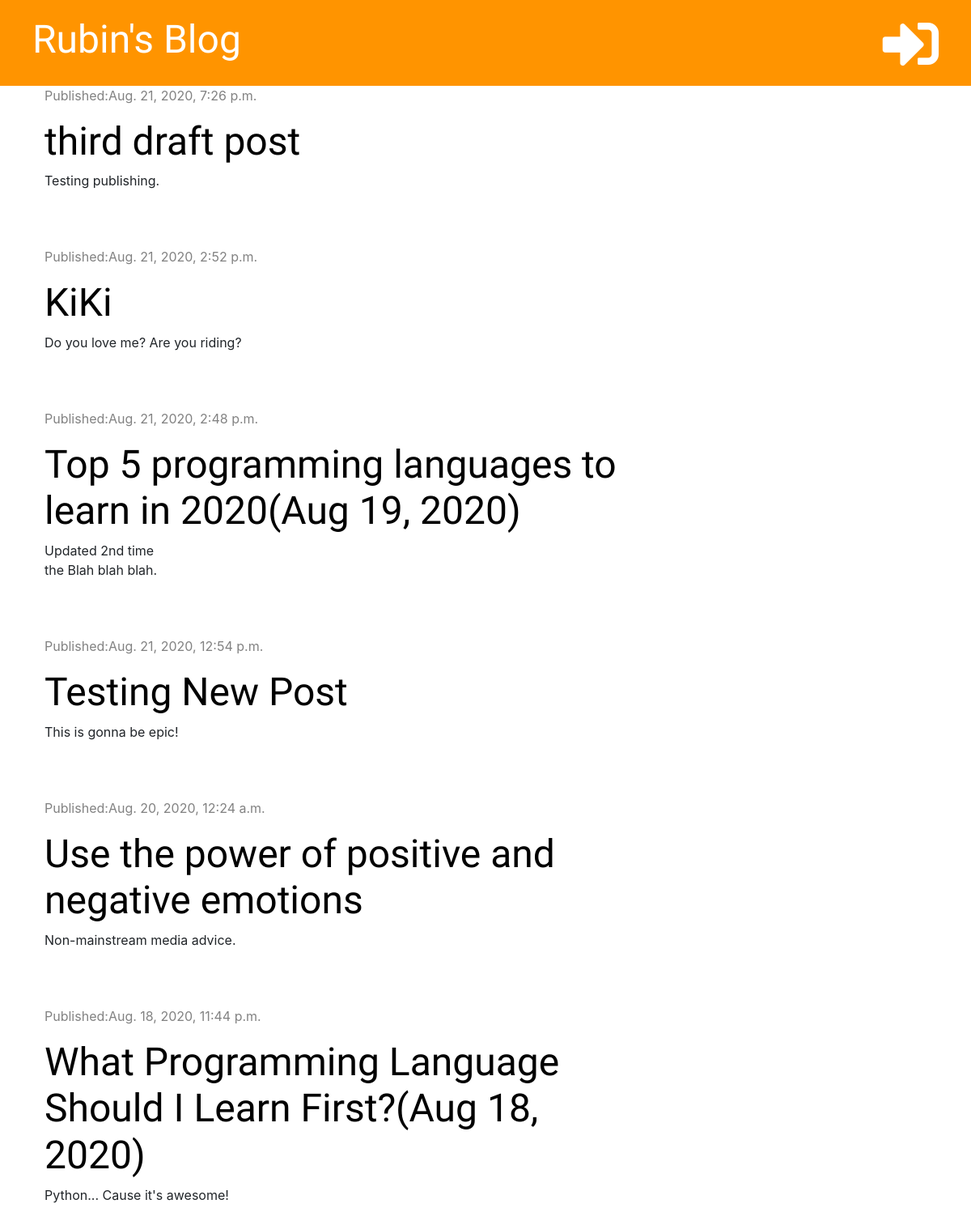
The page / on the database its author committed.
### blog/models.py (models this page shows, shortened)
class Post(models.Model):
    author = models.ForeignKey('auth.User', on_delete=models.CASCADE)
    title = models.CharField(max_length=200)
    text = models.TextField()
    created_date = models.DateTimeField(default=timezone.now)
    published_date = models.DateTimeField(blank=True, null=True)

### blog/views.py (the view)
# urls.py: path('', views.post_list, name='post_list'),
def post_list(request):
    posts = Post.objects.filter(published_date__lte=timezone.now()).order_by('-published_date')
    stuff_for_frontend = {'posts': posts}
    return render(request, 'blog/post_list.html', stuff_for_frontend)

### blog/templates/blog/post_list.html (shortened to what this page needs)
{% extends 'blog/base.html' %}
{% block content %}
    {% for post in posts %}
        <div class="post">
            <div class="date">
                <p>Published:{{ post.published_date }}</p>
            </div>
            <h1><a href="{% url 'post_detail' pk=post.pk %}">{{ post.title }}</a></h1>
            <p>{{ post.text|truncatechars:50|linebreaksbr }}</p>
        </div>
    {% endfor %}
{% endblock %}

### blog/static/css/blog.css (style rules this page uses)
h1, h2, h3, h4 { font-family: 'Tangerine','Inconsolata', 'Droid Sans', serif; font-size: 48px; }
.date { color: #828282; }
.post { margin-bottom: 70px; }
.post h1 a { color: black; }

### rows shown on the page
Post: published_date "Aug. 21, 2020, 7:26 p.m.", title "third draft post", text "Testing publishing."
Post: published_date "Aug. 21, 2020, 2:52 p.m.", title "KiKi", text "Do you love me? Are you riding?"
Post: published_date "Aug. 21, 2020, 2:48 p.m.", title "Top 5 programming languages to learn in 2020(Aug 19, 2020)", text "Updated 2nd time the Blah blah blah."
Post: published_date "Aug. 21, 2020, 12:54 p.m.", title "Testing New Post", text "This is gonna be epic!"
Post: published_date "Aug. 20, 2020, 12:24 a.m.", title "Use the power of positive and negative emotions", text "Non-mainstream media advice."
Post: published_date "Aug. 18, 2020, 11:44 p.m.", title "What Programming Language Should I Learn First?(Aug 18, 2020)", text "Python... Cause it's awesome!"
